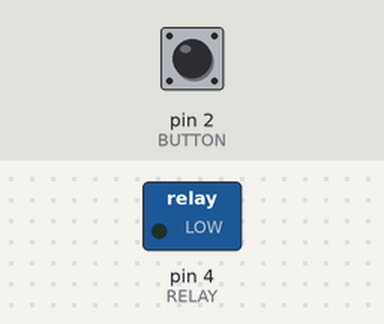
Bench run of a sketch on a simulated Arduino Uno, built with avr-gcc and run on an emulated ATmega328P. On the bench: switched loads named in the sketch (green lamp = pin HIGH). Inputs (shaded band) come from the test bench; at power-on: pin 2 (BUTTON) HIGH.

Above: at 1.2 s.
1.3 s: pin 2 (BUTTON) pulled LOW for 0.15 s
At 2.5 s:
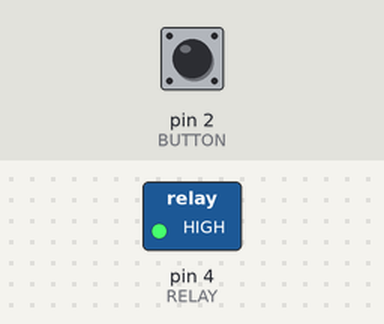
2.9 s: pin 2 (BUTTON) pulled LOW for 1 s
At 4.0 s:
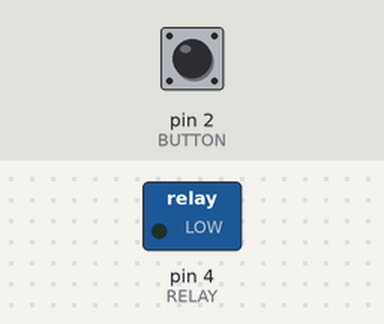
5.4 s: pin 2 (BUTTON) pulled LOW for 3.2 s
At 5.9 s:
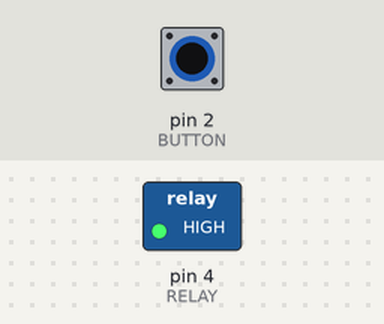
Timing chart, 0 to 8.4 s (numbered marks = the images above; inputs shaded):
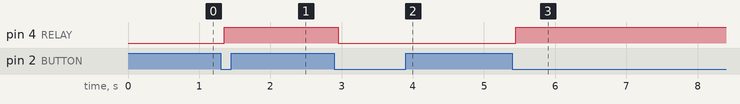

Measured:
- after the input at 1.3 s, pin 4 (RELAY): LOW → HIGH after 0.05 s
- after the input at 2.9 s, pin 4 (RELAY): HIGH → LOW after 0.05 s
- after the input at 5.4 s, pin 4 (RELAY): LOW → HIGH after 0.05 s

The sketch:

RelayPushButton.ino
```cpp
boolean RELAYState=false;
int RELAY = 4;
int BUTTON = 2;

void setup() {
    pinMode(RELAY, OUTPUT);
    pinMode(BUTTON, INPUT);
}

void loop() {
    if (digitalRead(BUTTON)==LOW){
        delay(50);

        if (digitalRead(BUTTON)==LOW) {
            RELAYState = !RELAYState;
            digitalWrite(RELAY, RELAYState);
        }

        while(digitalRead(BUTTON)==LOW) {
            // wait until BUTTON is read HIGH
        };
    }
}
```
